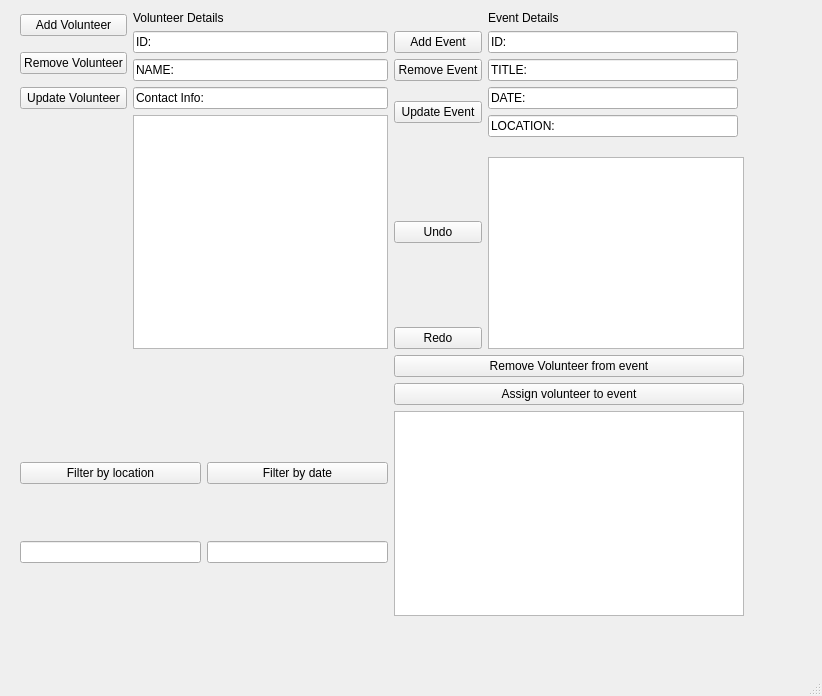
<?xml version="1.0" encoding="UTF-8"?>
<ui version="4.0">
 <class>MainWindow</class>
 <widget class="QMainWindow" name="MainWindow">
  <property name="geometry">
   <rect>
    <x>0</x>
    <y>0</y>
    <width>822</width>
    <height>696</height>
   </rect>
  </property>
  <property name="windowTitle">
   <string>MainWindow</string>
  </property>
  <widget class="QWidget" name="centralwidget">
   <widget class="QWidget" name="">
    <property name="geometry">
     <rect>
      <x>20</x>
      <y>11</y>
      <width>724</width>
      <height>605</height>
     </rect>
    </property>
    <layout class="QGridLayout" name="gridLayout_4">
     <item row="0" column="0">
      <layout class="QGridLayout" name="gridLayout">
       <item row="0" column="0" rowspan="2">
        <widget class="QPushButton" name="addVolunteerButton">
         <property name="text">
          <string>Add Volunteer</string>
         </property>
        </widget>
       </item>
       <item row="0" column="1">
        <widget class="QLabel" name="label">
         <property name="text">
          <string>Volunteer Details</string>
         </property>
        </widget>
       </item>
       <item row="1" column="1" rowspan="2">
        <widget class="QLineEdit" name="volunteerIdLineEdit">
         <property name="text">
          <string>ID:</string>
         </property>
        </widget>
       </item>
       <item row="2" column="0" rowspan="2">
        <widget class="QPushButton" name="removeVolunteerButton">
         <property name="text">
          <string>Remove Volunteer</string>
         </property>
        </widget>
       </item>
       <item row="3" column="1">
        <widget class="QLineEdit" name="volunteerNameLineEdit">
         <property name="text">
          <string>NAME:</string>
         </property>
        </widget>
       </item>
       <item row="4" column="0">
        <widget class="QPushButton" name="updateVolunteerButton">
         <property name="text">
          <string>Update Volunteer</string>
         </property>
        </widget>
       </item>
       <item row="4" column="1">
        <widget class="QLineEdit" name="volunteerContactLineEdit">
         <property name="text">
          <string>Contact Info:</string>
         </property>
        </widget>
       </item>
       <item row="5" column="1">
        <widget class="QListWidget" name="volunteerListWidget"/>
       </item>
      </layout>
     </item>
     <item row="0" column="1">
      <layout class="QGridLayout" name="gridLayout_3">
       <item row="0" column="1">
        <widget class="QLabel" name="label_2">
         <property name="text">
          <string>Event Details</string>
         </property>
        </widget>
       </item>
       <item row="1" column="0">
        <widget class="QPushButton" name="addEventButton">
         <property name="text">
          <string>Add Event</string>
         </property>
        </widget>
       </item>
       <item row="5" column="0" rowspan="2">
        <widget class="QPushButton" name="undoButton">
         <property name="text">
          <string>Undo</string>
         </property>
        </widget>
       </item>
       <item row="3" column="0" rowspan="2">
        <widget class="QPushButton" name="updateEventButton">
         <property name="text">
          <string>Update Event</string>
         </property>
        </widget>
       </item>
       <item row="4" column="1">
        <widget class="QLineEdit" name="eventLocationLineEdit">
         <property name="text">
          <string>LOCATION:</string>
         </property>
        </widget>
       </item>
       <item row="2" column="1">
        <widget class="QLineEdit" name="eventTitleLineEdit">
         <property name="text">
          <string>TITLE:</string>
         </property>
        </widget>
       </item>
       <item row="3" column="1">
        <widget class="QLineEdit" name="eventDateLineEdit">
         <property name="text">
          <string>DATE:</string>
         </property>
        </widget>
       </item>
       <item row="7" column="0">
        <widget class="QPushButton" name="redoButton">
         <property name="text">
          <string>Redo</string>
         </property>
        </widget>
       </item>
       <item row="1" column="1">
        <widget class="QLineEdit" name="eventIdLineEdit">
         <property name="text">
          <string>ID:</string>
         </property>
        </widget>
       </item>
       <item row="6" column="1" rowspan="2" colspan="2">
        <widget class="QListWidget" name="eventListWidget"/>
       </item>
       <item row="2" column="0">
        <widget class="QPushButton" name="removeEventButton">
         <property name="text">
          <string>Remove Event</string>
         </property>
        </widget>
       </item>
      </layout>
     </item>
     <item row="1" column="1">
      <widget class="QPushButton" name="removeVolunteerFromEventButton">
       <property name="text">
        <string>Remove Volunteer from event</string>
       </property>
      </widget>
     </item>
     <item row="2" column="1">
      <widget class="QPushButton" name="assignVolunteerToEventButton">
       <property name="text">
        <string>Assign volunteer to event</string>
       </property>
      </widget>
     </item>
     <item row="3" column="0">
      <layout class="QGridLayout" name="gridLayout_2">
       <item row="1" column="1">
        <widget class="QPushButton" name="filterEventsByDateButton">
         <property name="text">
          <string>Filter by date</string>
         </property>
        </widget>
       </item>
       <item row="1" column="0">
        <widget class="QPushButton" name="filterEventsByLocationButton">
         <property name="text">
          <string>Filter by location</string>
         </property>
        </widget>
       </item>
       <item row="2" column="1">
        <widget class="QLineEdit" name="eventDateFilterLineEdit"/>
       </item>
       <item row="2" column="0">
        <widget class="QLineEdit" name="eventLocationFilterLineEdit"/>
       </item>
      </layout>
     </item>
     <item row="3" column="1">
      <widget class="QListWidget" name="volunteersInEventListWidget"/>
     </item>
    </layout>
   </widget>
  </widget>
  <widget class="QMenuBar" name="menubar">
   <property name="geometry">
    <rect>
     <x>0</x>
     <y>0</y>
     <width>822</width>
     <height>33</height>
    </rect>
   </property>
  </widget>
  <widget class="QStatusBar" name="statusbar"/>
 </widget>
 <resources/>
 <connections/>
</ui>
